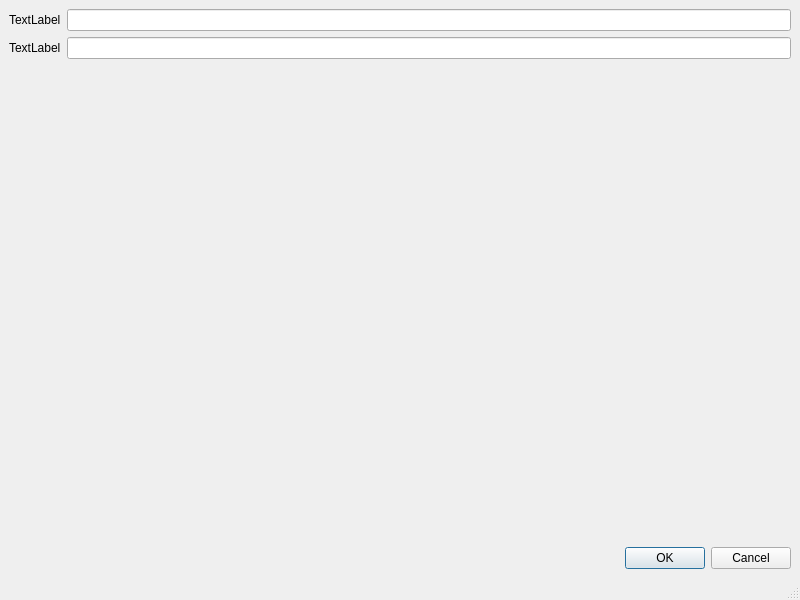
<?xml version="1.0" encoding="UTF-8"?>
<ui version="4.0">
 <class>MainWindow</class>
 <widget class="QMainWindow" name="MainWindow">
  <property name="geometry">
   <rect>
    <x>0</x>
    <y>0</y>
    <width>800</width>
    <height>600</height>
   </rect>
  </property>
  <property name="windowTitle">
   <string>MainWindow</string>
  </property>
  <widget class="QWidget" name="centralwidget">
   <layout class="QHBoxLayout" name="horizontalLayout_2">
    <item>
     <layout class="QVBoxLayout" name="verticalLayout">
      <item>
       <layout class="QFormLayout" name="formLayout">
        <item row="2" column="0">
         <widget class="QLabel" name="label">
          <property name="text">
           <string>TextLabel</string>
          </property>
         </widget>
        </item>
        <item row="2" column="1">
         <widget class="QLineEdit" name="lineEdit"/>
        </item>
        <item row="1" column="0">
         <widget class="QLabel" name="label_2">
          <property name="text">
           <string>TextLabel</string>
          </property>
         </widget>
        </item>
        <item row="1" column="1">
         <widget class="QLineEdit" name="lineEdit_2"/>
        </item>
       </layout>
      </item>
      <item>
       <widget class="QDialogButtonBox" name="buttonBox">
        <property name="standardButtons">
         <set>QDialogButtonBox::Cancel|QDialogButtonBox::Ok</set>
        </property>
       </widget>
      </item>
     </layout>
    </item>
   </layout>
  </widget>
  <widget class="QStatusBar" name="statusbar"/>
  <action name="actionNew">
   <property name="text">
    <string>New</string>
   </property>
  </action>
  <action name="actionOpen">
   <property name="text">
    <string>Open</string>
   </property>
  </action>
  <action name="actionRun">
   <property name="text">
    <string>Run</string>
   </property>
  </action>
  <action name="actionQuit">
   <property name="text">
    <string>Quit</string>
   </property>
  </action>
  <action name="actionSave">
   <property name="text">
    <string>Save</string>
   </property>
  </action>
 </widget>
 <resources/>
 <connections/>
</ui>
